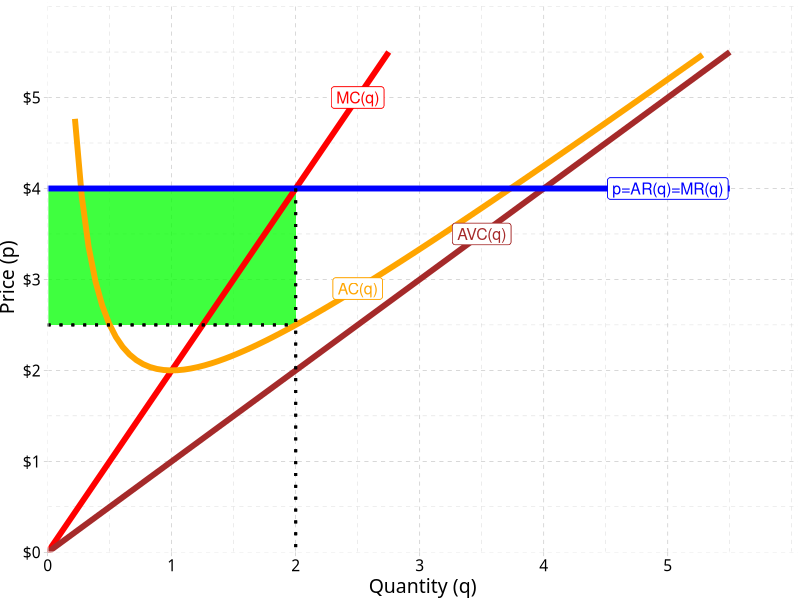
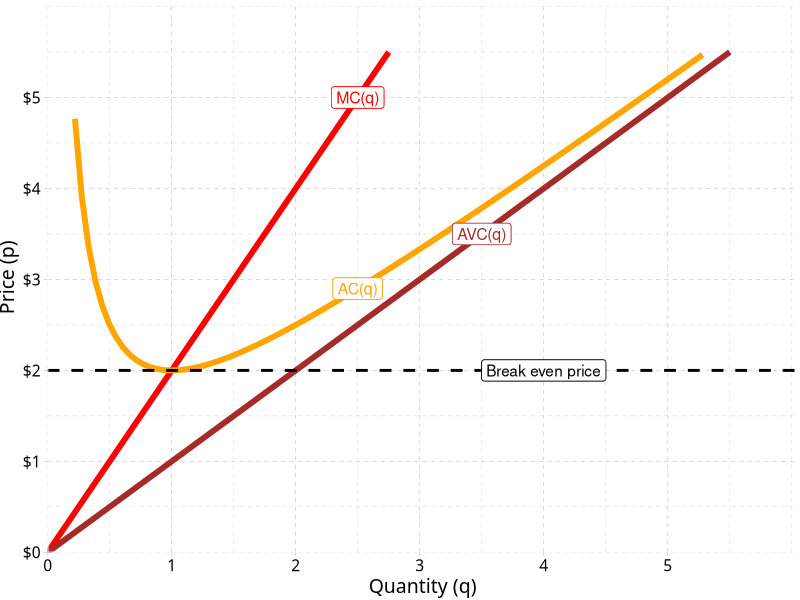
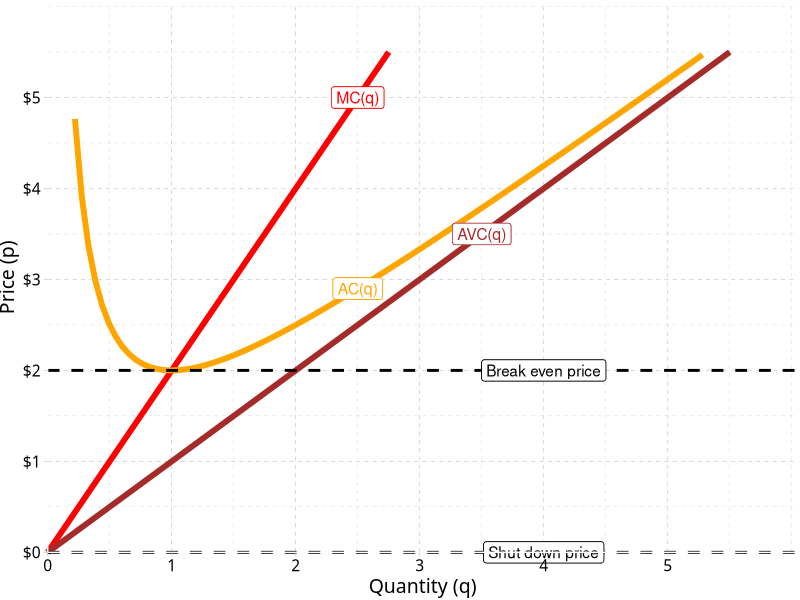
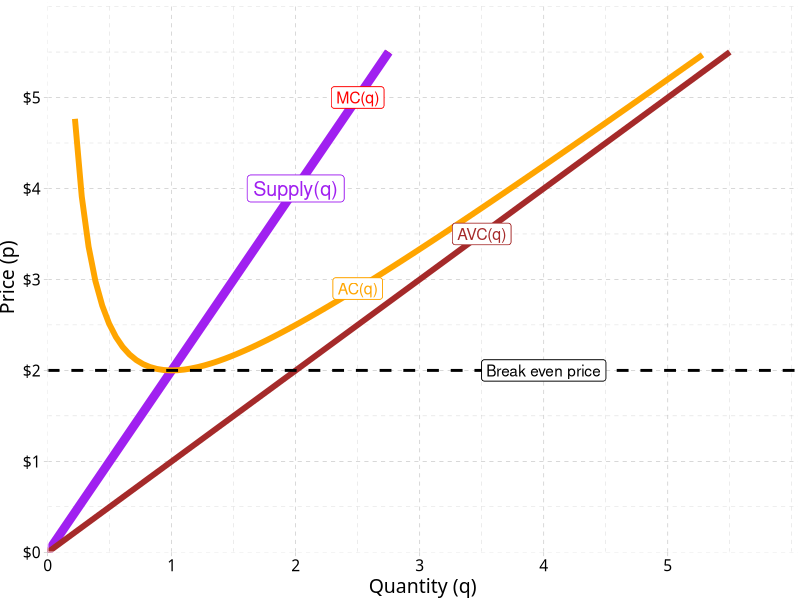
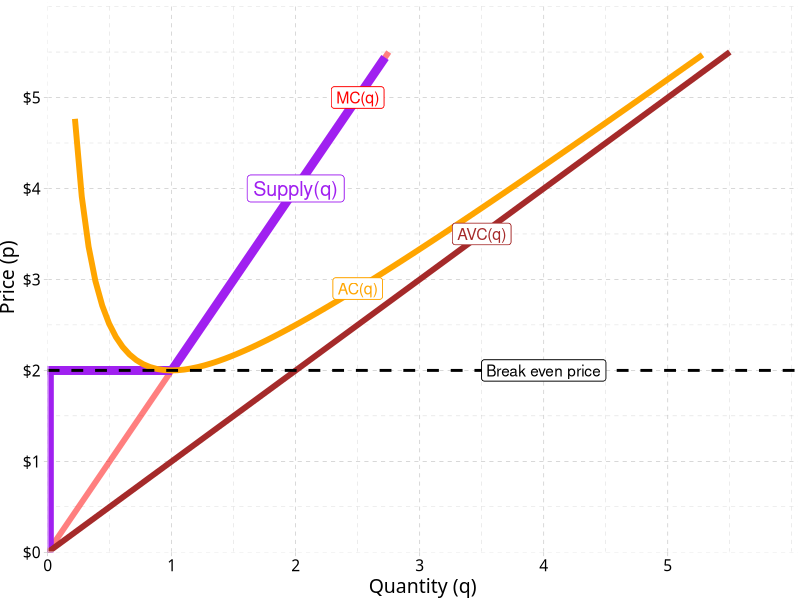

Generate these figures, in order, with R:
## ---- chunk 1
knitr::opts_chunk$set(echo = F,
                      message = F,
                      warning = F,
                      fig.retina = 3)
library(tidyverse)
library(ggrepel)
library(ggthemes)
## ---- chunk 2
mc=function(x){2*x}
ac=function(x){x+1/x}
avc=function(x){x}
mr=function(x){4}

ggplot(data.frame(x=c(0,10)), aes(x=x))+
  geom_rect(xmin = 0, xmax = 2, ymin = 2.5, ymax = 4, fill = "green", alpha =0.5)+
  stat_function(fun=mc, geom="line", size=2, color = "red")+
    geom_label(x=2.5,y=mc(2.5), color = "red", label="MC(q)", size = 4)+
  stat_function(fun=ac, geom="line", size=2, color = "orange")+
    stat_function(fun=avc, geom="line", size=2, color = "brown")+
    geom_label(x=3.5,y=avc(3.5), color = "brown", label="AVC(q)", size = 4)+
    geom_label(x=2.5,y=ac(2.5), color = "orange", label="AC(q)", size = 4)+
  stat_function(fun=mr, geom="line", size=2, color = "blue")+
    geom_label(x=5,y=mr(5), color = "blue", label="p=AR(q)=MR(q)", size = 4)+

  geom_segment(x = 2, y = 4, xend = 2, yend = 0, linetype = "dotted", size = 1)+
  geom_segment(x = 0, y = 2.5, xend = 2, yend = 2.5, linetype = "dotted", size = 1)+
    scale_x_continuous(breaks=seq(0,5,1),
                     limits=c(0,5.5),
                     expand=expand_scale(mult=c(0,0.1)))+
  scale_y_continuous(breaks=seq(0,5,1),
                     limits=c(0,5.5),
                     labels=scales::dollar,
                     expand=expand_scale(mult=c(0,0.1)))+
  #scale_colour_manual("Curves", values = line_colors, guide=F)+
  labs(x = "Quantity (q)",
       y = "Price (p)")+
  theme_pander(base_family = "Fira Sans Condensed", base_size=14)
## ---- chunk 3
ggplot(data.frame(x=c(0,10)), aes(x=x))+
  stat_function(fun=mc, geom="line", size=2, color = "red")+
    geom_label(x=2.5,y=mc(2.5), color = "red", label="MC(q)", size = 4)+
  stat_function(fun=ac, geom="line", size=2, color = "orange")+
    stat_function(fun=avc, geom="line", size=2, color = "brown")+
    geom_label(x=3.5,y=avc(3.5), color = "brown", label="AVC(q)", size = 4)+
    geom_label(x=2.5,y=ac(2.5), color = "orange", label="AC(q)", size = 4)+
  geom_hline(yintercept = 2, size = 1, linetype = "dashed")+
  geom_label(x = 4, y = 2, label = "Break even price")+
    scale_x_continuous(breaks=seq(0,5,1),
                     limits=c(0,5.5),
                     expand=expand_scale(mult=c(0,0.1)))+
  scale_y_continuous(breaks=seq(0,5,1),
                     limits=c(0,5.5),
                     labels=scales::dollar,
                     expand=expand_scale(mult=c(0,0.1)))+
  #scale_colour_manual("Curves", values = line_colors, guide=F)+
  labs(x = "Quantity (q)",
       y = "Price (p)")+
  theme_pander(base_family = "Fira Sans Condensed", base_size=14)
## ---- chunk 4
ggplot(data.frame(x=c(0,10)), aes(x=x))+
  stat_function(fun=mc, geom="line", size=2, color = "red")+
    geom_label(x=2.5,y=mc(2.5), color = "red", label="MC(q)", size = 4)+
  stat_function(fun=ac, geom="line", size=2, color = "orange")+
    stat_function(fun=avc, geom="line", size=2, color = "brown")+
    geom_label(x=3.5,y=avc(3.5), color = "brown", label="AVC(q)", size = 4)+
    geom_label(x=2.5,y=ac(2.5), color = "orange", label="AC(q)", size = 4)+
  geom_hline(yintercept = 2, size = 1, linetype = "dashed")+
  geom_label(x = 4, y = 2, label = "Break even price")+
  geom_hline(yintercept = 0, size = 1, linetype = "dashed")+
  geom_label(x = 4, y = 0, label = "Shut down price")+
    scale_x_continuous(breaks=seq(0,5,1),
                     limits=c(0,5.5),
                     expand=expand_scale(mult=c(0,0.1)))+
  scale_y_continuous(breaks=seq(0,5,1),
                     limits=c(0,5.5),
                     labels=scales::dollar,
                     expand=expand_scale(mult=c(0,0.1)))+
  #scale_colour_manual("Curves", values = line_colors, guide=F)+
  labs(x = "Quantity (q)",
       y = "Price (p)")+
  theme_pander(base_family = "Fira Sans Condensed", base_size=14)+
  coord_cartesian(clip = "off")
## ---- chunk 5
ggplot(data.frame(x=c(0,10)), aes(x=x))+
  stat_function(fun=mc, geom="line", size=2, color = "red")+
    stat_function(fun=mc, geom="line", size=3, color = "purple")+
    geom_label(x=2,y=mc(2), color = "purple", label="Supply(q)", size = 5)+
    geom_label(x=2.5,y=mc(2.5), color = "red", label="MC(q)", size = 4)+
  stat_function(fun=ac, geom="line", size=2, color = "orange")+
    stat_function(fun=avc, geom="line", size=2, color = "brown")+
    geom_label(x=3.5,y=avc(3.5), color = "brown", label="AVC(q)", size = 4)+
    geom_label(x=2.5,y=ac(2.5), color = "orange", label="AC(q)", size = 4)+
  geom_hline(yintercept = 2, size = 1, linetype = "dashed")+
  geom_label(x = 4, y = 2, label = "Break even price")+
    scale_x_continuous(breaks=seq(0,5,1),
                     limits=c(0,5.5),
                     expand=expand_scale(mult=c(0,0.1)))+
  scale_y_continuous(breaks=seq(0,5,1),
                     limits=c(0,5.5),
                     labels=scales::dollar,
                     expand=expand_scale(mult=c(0,0.1)))+
  #scale_colour_manual("Curves", values = line_colors, guide=F)+
  labs(x = "Quantity (q)",
       y = "Price (p)")+
  theme_pander(base_family = "Fira Sans Condensed", base_size=14)
## ---- chunk 6
ggplot(data.frame(x=c(0,10)), aes(x=x))+
  stat_function(fun=mc, geom="line", size=2, color = "red", alpha = 0.5)+
    stat_function(fun=mc, xlim = c(1,5), geom="line", size=3, color = "purple")+
    geom_label(x=2,y=mc(2), color = "purple", label="Supply(q)", size = 5)+
    geom_label(x=2.5,y=mc(2.5), color = "red", label="MC(q)", size = 4)+
  geom_segment(x = 0, xend = 1, y=2, yend =2, size = 3, color = "purple")+
  geom_segment(x = 0, xend = 0, y=0, yend =2, size = 4, color = "purple")+
  stat_function(fun=ac, geom="line", size=2, color = "orange")+
    stat_function(fun=avc, geom="line", size=2, color = "brown")+
    geom_label(x=3.5,y=avc(3.5), color = "brown", label="AVC(q)", size = 4)+
    geom_label(x=2.5,y=ac(2.5), color = "orange", label="AC(q)", size = 4)+
  geom_hline(yintercept = 2, size = 1, linetype = "dashed")+
  geom_label(x = 4, y = 2, label = "Break even price")+
    scale_x_continuous(breaks=seq(0,5,1),
                     limits=c(0,5.5),
                     expand=expand_scale(mult=c(0,0.1)))+
  scale_y_continuous(breaks=seq(0,5,1),
                     limits=c(0,5.5),
                     labels=scales::dollar,
                     expand=expand_scale(mult=c(0,0.1)))+
  #scale_colour_manual("Curves", values = line_colors, guide=F)+
  labs(x = "Quantity (q)",
       y = "Price (p)")+
  theme_pander(base_family = "Fira Sans Condensed", base_size=14)
